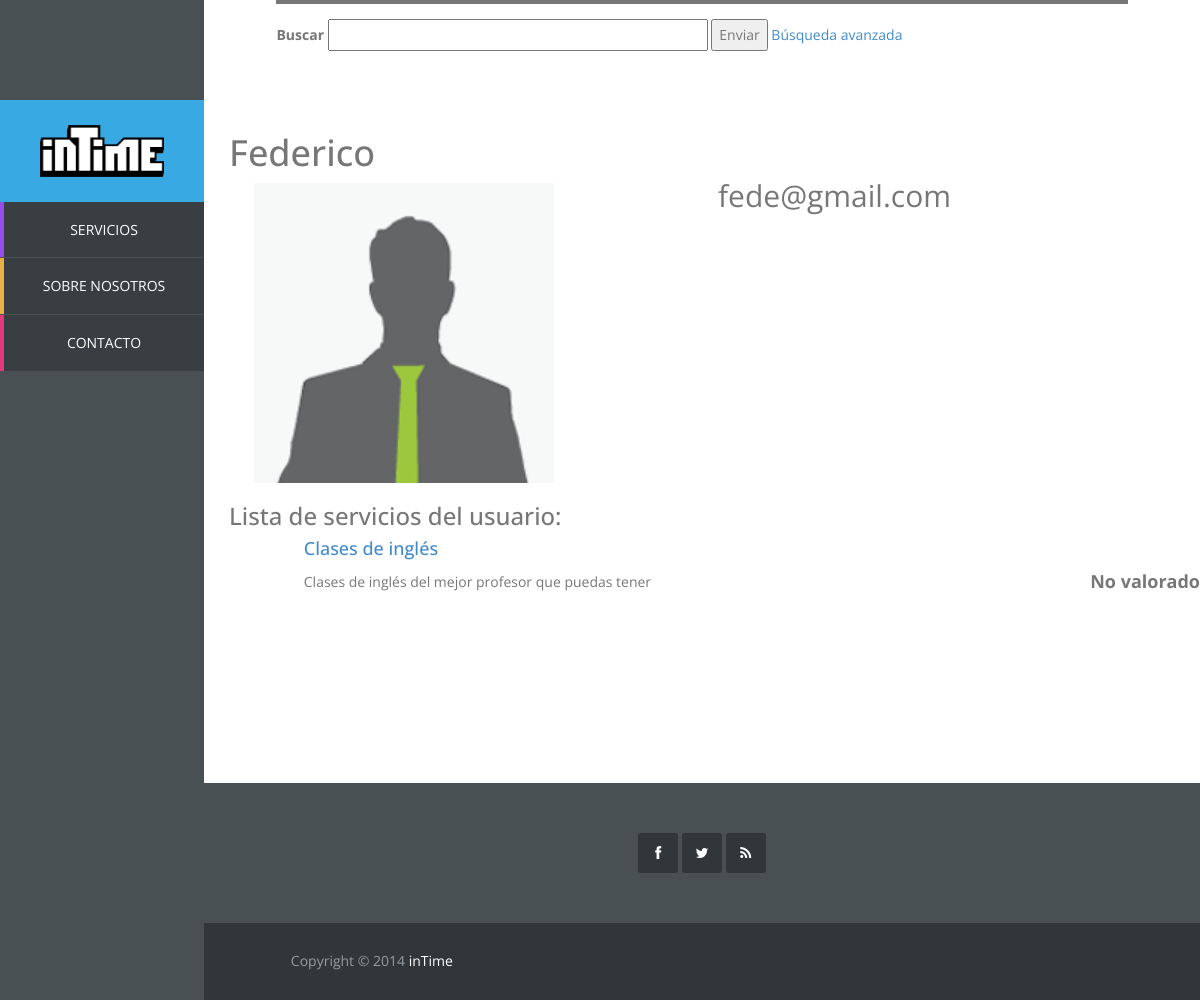
/vista/perfil.php?id_usuario=40, run on an earlier commit of the app's database.
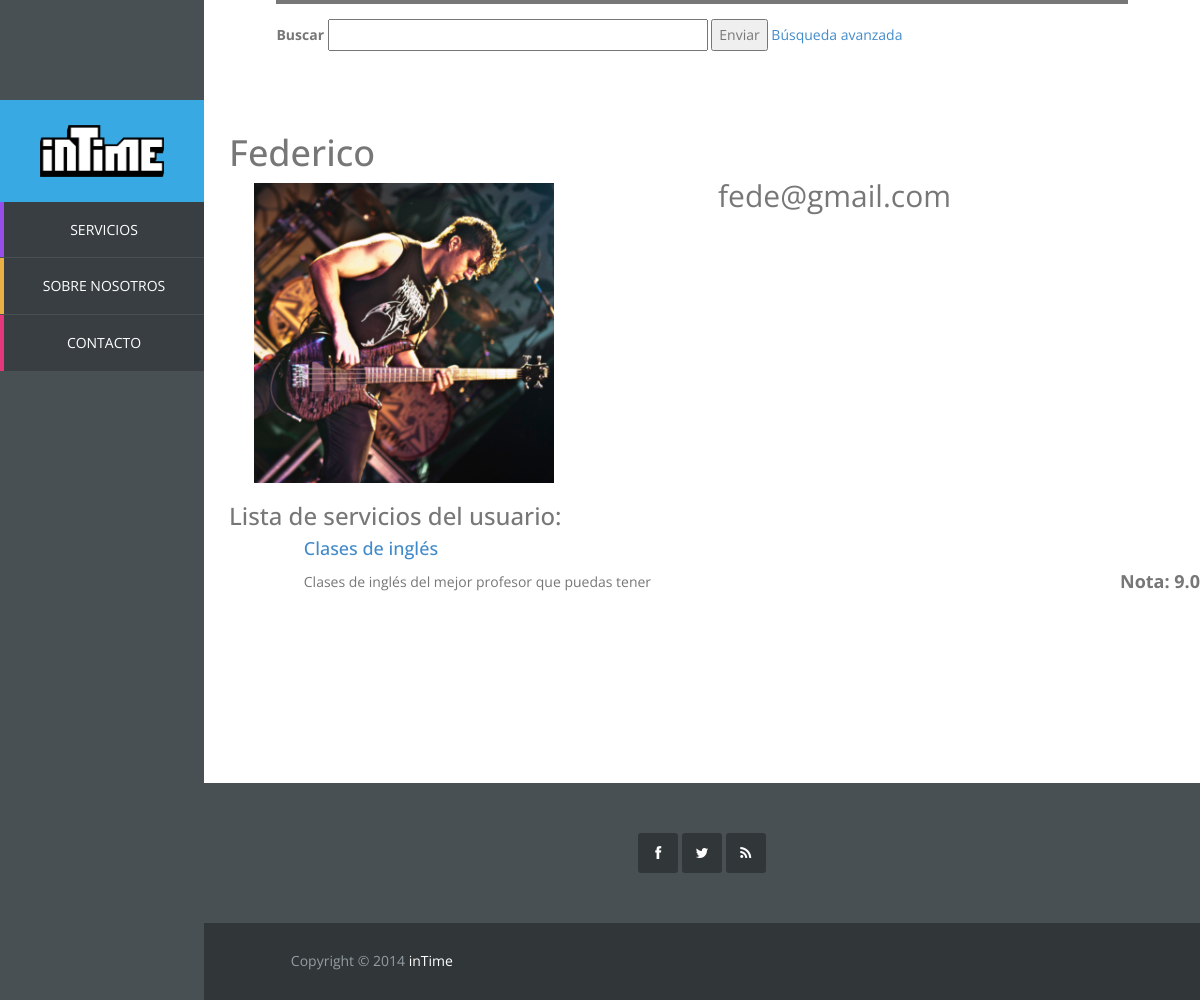
And on a later commit of the database.
### tables this page shows
CREATE TABLE IF NOT EXISTS `servicio` (
  `id_servicio` int(11) NOT NULL AUTO_INCREMENT,
  `id_usuario` int(11) NOT NULL,
  `id_categoria` int(11) NOT NULL,
  `nombre_servicio` varchar(50) NOT NULL,
  `descripcion` varchar(1000) DEFAULT NULL,
  `horas` int(11) NOT NULL,
  `foto_servicio` blob,
  PRIMARY KEY (`id_servicio`),
  KEY `id_usuario` (`id_usuario`),
  KEY `id_categoria` (`id_categoria`)
);

CREATE TABLE IF NOT EXISTS `usuario` (
  `id_usuario` int(11) NOT NULL AUTO_INCREMENT,
  `correo` varchar(40) NOT NULL,
  `nombre` varchar(20) NOT NULL,
  `apellidos` varchar(40) NOT NULL,
  `direccion` varchar(80) NOT NULL,
  `horas_usuario` int(11) NOT NULL,
  `foto_usuario` varchar(20) DEFAULT NULL,
  `pass` char(128) NOT NULL,
  `salt` char(128) NOT NULL,
  `vio_sol_recibidas` datetime NOT NULL,
  `vio_sol_enviadas` datetime NOT NULL,
  PRIMARY KEY (`id_usuario`),
  UNIQUE KEY `correo` (`correo`)
);

### controlador/op_base_datos.php (called while the page is built, shortened)
<?php
class Mysql{
	protected $host="localhost";
	protected $user="root";
    protected $clave="";
    protected $bd="intime";
    protected $conexion;
	protected function conectar(){
        $this->conexion=mysqli_connect($this->host,$this->user,$this->clave);
        mysqli_select_db($this->conexion, $this->bd);
		$this->conexion->set_charset("utf8");
    }
	protected function escapaBd(&$args) {
		$numElems = count($args);
		for($i=0; $i < $numElems; $i++){
			$args[$i] = mysqli_real_escape_string($this->conexion, $args[$i]);
		}
	}
}

### controlador/op_base_datos_usuario.php (called while the page is built, shortened)
<?php
require_once '../controlador/op_base_datos.php';
class MysqlUsuario extends Mysql {
	public function conseguirUsuarioById($id){
		$pst = $this->conexion->prepare("select * from usuario where id_usuario = ?");
		$pst->bind_param("s", $id);
		$pst->execute();
		$pst->bind_result($id_usuario, $correo, $nombre, $apellidos, $direccion, $horas, $foto, $pass, $salt,
			$vio_sol_recibidas, $vio_sol_enviadas);
		$usuario = NULL;
		if($pst->fetch()){
			$usuario = new Usuario($id_usuario, $correo, $nombre, $apellidos, $direccion, $horas, $foto, $pass, $salt,
				$vio_sol_recibidas, $vio_sol_enviadas);
		}
		return $usuario;
	}
}

### modelo/usuario.php (called while the page is built, shortened)
<?php
	class Usuario {
		private $correo;
		private $nombre;
		private $foto;
		public function __construct($id, $correo, $nombre, $apellidos, $direccion, $horas, $foto, $pass, $salt) {
			$this->correo = $correo;
			$this->nombre = $nombre;
			$this->foto = $foto;
		}
		public function getCorreo(){
			return $this->correo;
		}
		public function getNombre(){
			return $this->nombre;
		}
		public function getFoto(){
			return $this->foto;
		}
	}

### controlador/op_base_datos_servicio.php (called while the page is built, shortened)
<?php
require_once '../controlador/op_base_datos.php';
require_once '../modelo/servicio.php';
class MysqlServicio extends Mysql {
	 public function notamedia($id_servicio){
		$args = array($id_servicio);
		$pst=$this->conexion->prepare("SELECT ROUND(avg(nota),1) FROM valoracion_servicio NATURAL JOIN servicio_realizado
			JOIN solicitud WHERE servicio_realizado.id_solicitud = solicitud.id_solicitud and solicitud.id_servicio = ?");
		$pst->bind_param("i",$args[0]);
		$pst->execute();
		$pst->bind_result($nota);
		return $nota;
	}
	public function conseguirServiciosByUserId($id){
		$args = array($id);
		$pst = $this->conexion->prepare("select * from servicio where id_usuario = ?");
		$pst->bind_param("i", $args[0]);
		$pst->execute();
		$pst->bind_result($id_servicio, $id_usuario, $id_categoria, $nombre, $descripcion, $horas, $foto);
		$resultado = NULL;
		while($pst->fetch()){
			$resultado[] = new Servicio($id_servicio, $id_usuario, $id_categoria, $nombre, $descripcion, $horas, $foto);
		}
		return $resultado;
	}
}

### modelo/servicio.php (called while the page is built, shortened)
<?php
class Servicio {
	public $id_servicio,
		   $id_usuario,
		   $id_categoria,
		   $nombre,
		   $descripcion,
		   $horas,
		   $valoracion,
		   $nota,
		   $opinion,
		   $foto;
	public function __construct($id_servicio, $id_usuario, $id_categoria, $nombre, $descripcion, $horas, $foto) {
	    $this->id_servicio = $id_servicio;
	    $this->nombre = $nombre;
	    $this->descripcion = $descripcion;
	}
	public function getIdServicio(){
		return $this->id_servicio;
	}
	public function getNombre(){
		return $this->nombre;
	}
	public function getDescripcion() {
		return $this->descripcion;
	}
}

### vista/perfil.php (the view, shortened to what the changed rows need)
<!DOCTYPE html>
<html lang="es">
	<?php
		require_once '../controlador/op_base_datos_servicio.php';
		require_once '../controlador/op_base_datos_usuario.php';
		require_once '../modelo/usuario.php';
		require_once '../modelo/servicio.php';
		if(isset($_GET['id_usuario'])){
			$id = $_GET['id_usuario'];
			$BDD = new MysqlUsuario();
			$usuario = $BDD->conseguirUsuarioById($id);
			$BDD = new MysqlServicio();
			$servicios = $BDD->conseguirServiciosByUserId($id);
		}
	?>
	<head>
		<link rel="stylesheet" href="css/bootstrap.min.css">
		<link rel="stylesheet" href="css/font-awesome.min.css">
		<link rel="stylesheet" href="css/templatemo_misc.css">
		<link rel="stylesheet" href="css/templatemo_style.css">
	</head>
	<body>
		<?php include "sidebar.php"
		?>
		<div id="main-content">
			<div id="templatemo">
				<div class="perfil">
					<?php
						if(isset($usuario)) {
						echo'<h1>'.$usuario->getNombre()." ".$usuario->getApellidos().'</h1>';
						if ($usuario->getFoto() != NULL){
					?>
								<a href='perfil_usuario.php'><img src='<?php echo "images/usuario/".$usuario->getFoto() ?>'></a>
					<?php
							}else
								echo '<img src="images/usuario/user_defect.png">';
					?>
					<div class="infouser">
						<?php
							echo"<p>".$usuario->getCorreo()."</p>";
						?>
					</div>
					<div class="lista-serv">
						<h3>Lista de servicios del usuario:</h3>
						<?php
							if(isset($servicios)){
								foreach($servicios as $servicio){?>
									<div class="servicio-ej">
										<?php
											echo '<a href="servicio.php?id_servicio='.$servicio->getIdServicio().'"><h4>'.$servicio->getNombre().'</h4></a>';
										?>
										<div class="serv-nota">
										<?php
											$nota=$BDD->notamedia($servicio->getIdServicio());
											if (!empty($nota))
												echo"<p>Nota: ".$nota."</p>";
											else
												echo"<p>No valorado</p>";
										?>
										</div>
										<div class="serv-desc">
										<?php
											echo"<p>".$servicio->getDescripcion()."</p>";
										?>
										</div>
									</div>
						<?php
								}
							}
						?>
					</div>
					<?php } else{
						echo "<h1>Usuario inexistente</h1>";
					}?>
				</div>
			</div>
		</div>
	</body>
</html>

What changed in the data, as far as the page shows it:
changed usuario "Federico": foto_usuario empty → "40.png" (drawn); foto_usuario: picture added
shown differently, row unchanged: servicio "Clases de inglés": nota (not shown) → "9.0"; text "No valorado" → "Nota:"
